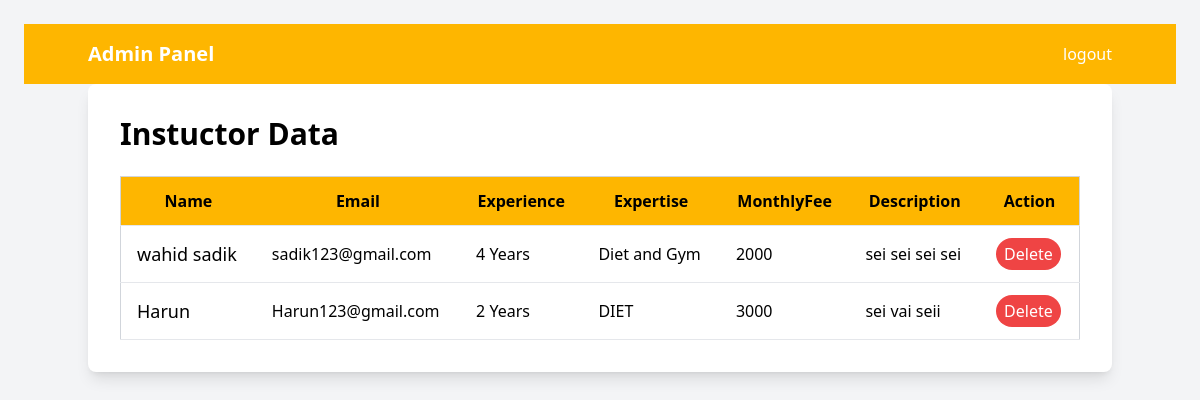
Screenshot of /cliend_side_mvc/view/showInstructor.php (signed in) with the database file from the repository.
### tables this page shows
CREATE TABLE `instructor` (
  `name` varchar(200) NOT NULL,
  `email` varchar(200) NOT NULL,
  `phone` varchar(300) NOT NULL,
  `expericence` varchar(200) NOT NULL,
  `expertise` varchar(300) NOT NULL,
  `monthlyfee` varchar(300) NOT NULL,
  `description` varchar(300) NOT NULL,
  `id` int(100) NOT NULL
);

### cliend_side_mvc/view/showInstructor.php (the view, shortened to what this page needs)
<?php
$conn = mysqli_connect("localhost","root","","fitness") or die("Connection failed : " . mysqli_connect_error());
$sql = "SELECT id, name, email, expericence, expertise,monthlyfee,description FROM instructor";
$result = $conn->query($sql);
?>
<!DOCTYPE html>
<html lang="en">
<head>
    <link href="https://cdn.jsdelivr.net/npm/tailwindcss@2.2.19/dist/tailwind.min.css" rel="stylesheet">
    <script src="https://cdn.tailwindcss.com"></script>
</head>
<body class="bg-gray-100 p-6">
<nav class="bg-[#FEB600] p-4 text-white">
    <div class="container mx-auto">
      <div class="flex justify-between items-center">
        <div class="text-xl font-semibold">Admin Panel </div>
        <div class="flex space-x-4">
          <a href="logout.php"> logout</a>
        </div>
      </div>
    </div>
  </nav>
    <div class="container mx-auto bg-white p-8 rounded-lg shadow-lg">
        <h1 class="text-3xl font-bold mb-6">Instuctor Data </h1>
        <table class="min-w-full border border-gray-300">
            <thead>
                <tr class="bg-[#FEB600]">
                    <th class="py-3 px-4 border-b">Name</th>
                    <th class="py-3 px-4 border-b">Email</th>
                    <th class="py-3 px-4 border-b">Experience</th>
                    <th class="py-3 px-4 border-b">Expertise</th>
                    <th class="py-3 px-4 border-b">MonthlyFee</th>
                    <th class="py-3 px-4 border-b">Description</th>
                    <th class="py-3 px-4 border-b">Action</th>
                </tr>
            </thead>
            <tbody>
                <?php
                while ($row = $result->fetch_assoc()) {
                    echo "<tr>";
                    echo "<td class='py-3 px-4 border-b text-lg'>" . $row['name'] . "</td>";
                    echo "<td class='py-3 px-4 border-b'>" . $row['email'] . "</td>";
                    echo "<td class='py-3 px-4 border-b'>" . $row['expericence'] . "</td>";
                    echo "<td class='py-3 px-4 border-b'>" . $row['expertise'] . "</td>";
                    echo "<td class='py-3 px-4 border-b'>" . $row['monthlyfee'] . "</td>";
                    echo "<td class='py-3 px-4 border-b'>" . $row['description'] . "</td>";
                    echo "<td class='py-3 px-4 border-b'>";
                    echo "<a href='../controller/instructorController.php?delete_id=" . $row['id'] . "'>";
                    echo "<button class='bg-red-500 text-white py-1 px-2 rounded-full hover:bg-red-600 focus:outline-none focus:shadow-outline-red'>Delete</button>";
                    echo "</a>";
                    echo "</td>";
                    echo "</tr>";
                }
                ?>
            </tbody>
        </table>
    </div>
</body>
</html>

### rows the page displays
instructor: name "wahid sadik", email "sadik123@gmail.com", expericence "4 Years", expertise "Diet and Gym", monthlyfee "2000", description "sei sei sei sei"
instructor: name "Harun", email "Harun123@gmail.com", expericence "2 Years", expertise "DIET", monthlyfee "3000", description "sei vai seii"
